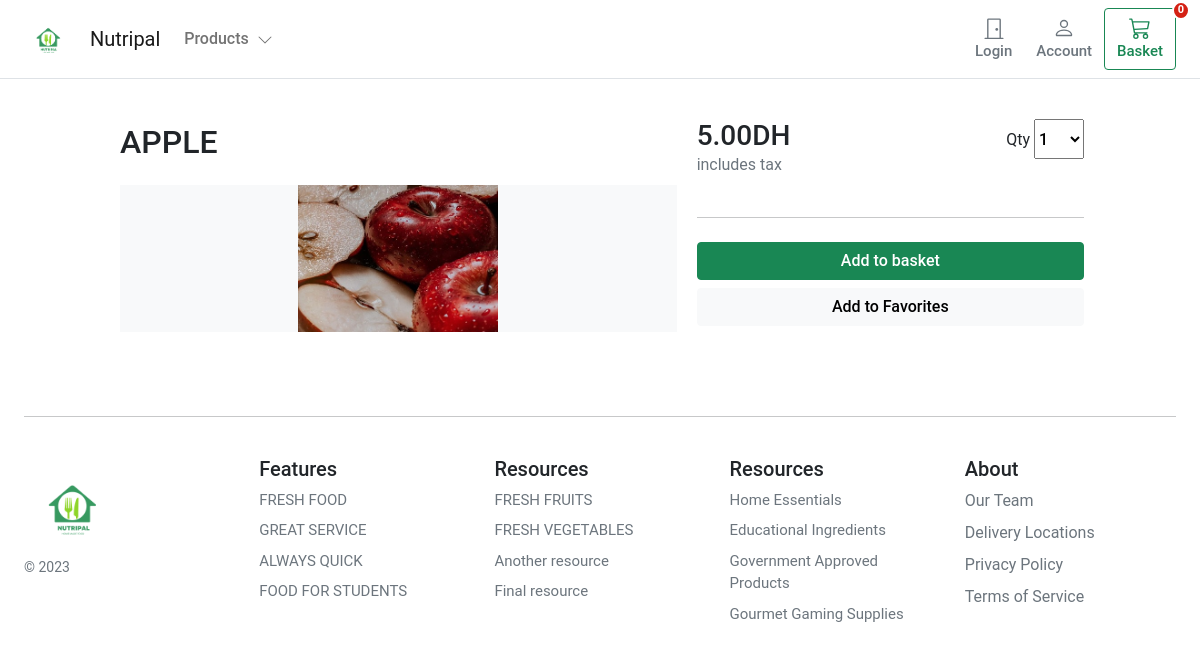
Screenshot of /product/apple with the database file from the repository.
### Market/models.py (models this page shows, shortened)
class Product(models.Model):
     category=models.ForeignKey(Category,related_name='product',on_delete=models.CASCADE)
     created_by=models.ForeignKey(settings.AUTH_USER_MODEL,on_delete=models.CASCADE, related_name='product_creator')
     title=models.CharField(max_length=80)
     author=models.CharField(max_length=255,default='admin')
     description=models.TextField(blank=True)
     image=models.ImageField(upload_to='images/', default='images/default.jpg')
     slug=models.SlugField(max_length=89)
     price=models.DecimalField(max_digits=4,decimal_places=2)
     in_stock=models.BooleanField(default=True)
     is_active=models.BooleanField(default=True)
     created= models.DateTimeField(auto_now_add=True)
     updated= models.DateTimeField(auto_now_add=True)
     products = ProductManager()
     objects = models.Manager()
     class Meta:
          verbose_name_plural='Products'
          ordering =('-created',)

### Market/views.py (the view)
def product_detail(request, slug):
    product = get_object_or_404(Product, slug=slug,in_stock=True)
    return render(request,"Market/detail.html",{'product': product})

### Basket/basket.py (called while the page is built)
    def __len__(self):
        return sum(item['qty'] for item in self.basket.values())

### Basket/context_processors.py (called while the page is built)
def basket(request):
    return{'basket':Basket(request)}

### Market/context_processors.py (called while the page is built)
def categories(request):
    return{
        'categories': Category.objects.all()
    }

### Market/models.py (called while the page is built)
    def get_queryset(self):
        return super(ProductManager, self).get_queryset().filter(is_active=True)

### templates/Market/detail.html (shortened to what this page needs)
{% extends "base.html" %}
{% load static %}
{% block content %}
<div class="container">
<main class="pt-2">
    <div class="container" style="max-width: 1000px">
      <div class="row g-3">
          <div class="col-md-5 ps-3 col-lg-5 order-md-last p-0 order-1">
              <div class="d-grid gap-2">
              <div class="d-flex d-flex-inline justify-content-between">
              <div><span class="h3">{{ product.price }}DH</span><p class="text-muted">includes tax</p></div>
                     <div class="">
                                  <label for="select">Qty</label>
                                  <select id="select" class="h6" style="width:50px;height:40px;">
                                      <option value="1">1</option>
                                  </select>
                      </div>
              </div>
              <hr>
              <button type="button" id="add-button" value="{{product.id}}" class="btn btn-success fw500">Add to basket</button>
              <button type="button" id="add-button" value="{{product.id}}" class="btn btn-light fw500">Add to Favorites</button>
              </div>
          </div>
          <div class="col-md-7 col-lg-7 p-0">
              <div class="card mb-3 border-0">
              <div class="row g-0">
                  <div class="col-md-12">
                      <div class="card-body p-1">
                          <h1 class="mb-0 h2 pe-4 pb-4">{{ product.title }}</h1>
                          <div class="bg-light"><img class="img-fluid mx-auto d-block" width="200px" alt="Responsive image" src="{{ product.image.url }}"> </div>
                      </div>
                  </div>
              </div>
              </div>
          </div>
      </div>
    </div>
  </main>
</div>
{% endblock %}

### static/Nutripal/css/base.css (style rules this page uses)
@media (min-width: 1000px) { .container { max-width: 1000px; } }
@media (max-width: 1200px) { .container { max-width: 100%; padding:0 24px; } }
html, body, p, div { letter-spacing: -0.02px; font-family: 'Roboto', sans-serif; }
.fw500 { font-weight: 500; }

### rows the page displays
Product: price "5.00", title "APPLE", image (picture)
